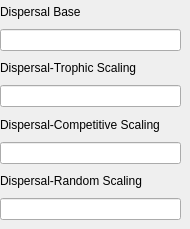
          <widget class="QWidget" name="page_14">
           <widget class="QWidget" name="layoutWidget_15">
            <property name="geometry">
             <rect>
              <x>0</x>
              <y>0</y>
              <width>181</width>
              <height>220</height>
             </rect>
            </property>
            <layout class="QVBoxLayout" name="verticalLayout_25">
             <item>
              <widget class="QLabel" name="label_4">
               <property name="text">
                <string>Dispersal Base</string>
               </property>
               <property name="alignment">
                <set>Qt::AlignLeading|Qt::AlignLeft|Qt::AlignVCenter</set>
               </property>
              </widget>
             </item>
             <item>
              <widget class="QLineEdit" name="m_Input"/>
             </item>
             <item>
              <widget class="QLabel" name="label_15">
               <property name="text">
                <string>Dispersal-Trophic Scaling</string>
               </property>
               <property name="alignment">
                <set>Qt::AlignLeading|Qt::AlignLeft|Qt::AlignVCenter</set>
               </property>
              </widget>
             </item>
             <item>
              <widget class="QLineEdit" name="m_Trophic_Input"/>
             </item>
             <item>
              <widget class="QLabel" name="label_14">
               <property name="text">
                <string>Dispersal-Competitive Scaling</string>
               </property>
               <property name="alignment">
                <set>Qt::AlignLeading|Qt::AlignLeft|Qt::AlignVCenter</set>
               </property>
              </widget>
             </item>
             <item>
              <widget class="QLineEdit" name="m_Competitive_Input"/>
             </item>
             <item>
              <widget class="QLabel" name="label_16">
               <property name="text">
                <string>&lt;html&gt;&lt;head/&gt;&lt;body&gt;&lt;p&gt;Dispersal-Random Scaling&lt;/p&gt;&lt;/body&gt;&lt;/html&gt;</string>
               </property>
               <property name="alignment">
                <set>Qt::AlignLeading|Qt::AlignLeft|Qt::AlignVCenter</set>
               </property>
              </widget>
             </item>
             <item>
              <widget class="QLineEdit" name="m_Random_Input"/>
             </item>
            </layout>
           </widget>
          </widget>
